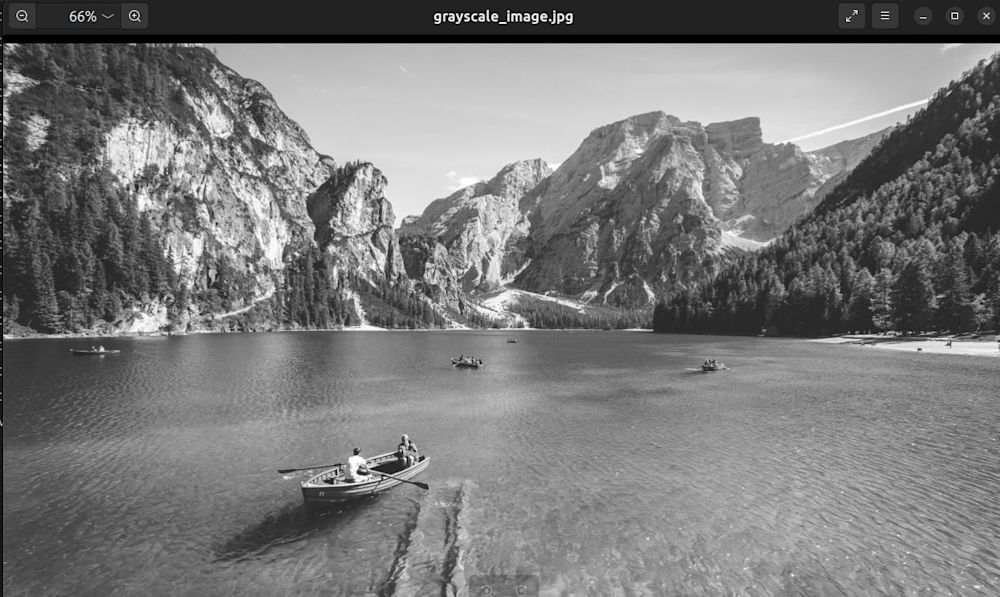
#> input picture gray.jpg, 1000 x 597 px
$ python avg.py
#> lines starting #> are read from the running program, lines starting #| are printed output that depends on the picture
import cv2
import numpy as np
import matplotlib.pyplot as plt
img1 = cv2.imread("gray.jpg", 0)
#> img1: shape (597, 1000); min 0, max 255, mean 121.9

kernel = np.ones((3,3)) * 1/9

k_s = 3

m = img1.shape[0]
#> m = 597

x = img1.shape[1]
#> x = 1000

filtered_image = np.zeros((m,x))

for i in range(0, m-k_s+1):
    for j in range(0, x-k_s+1):
        filtered_image[i][j] = np.sum(kernel * img1[i:i+k_s, j:j+k_s])
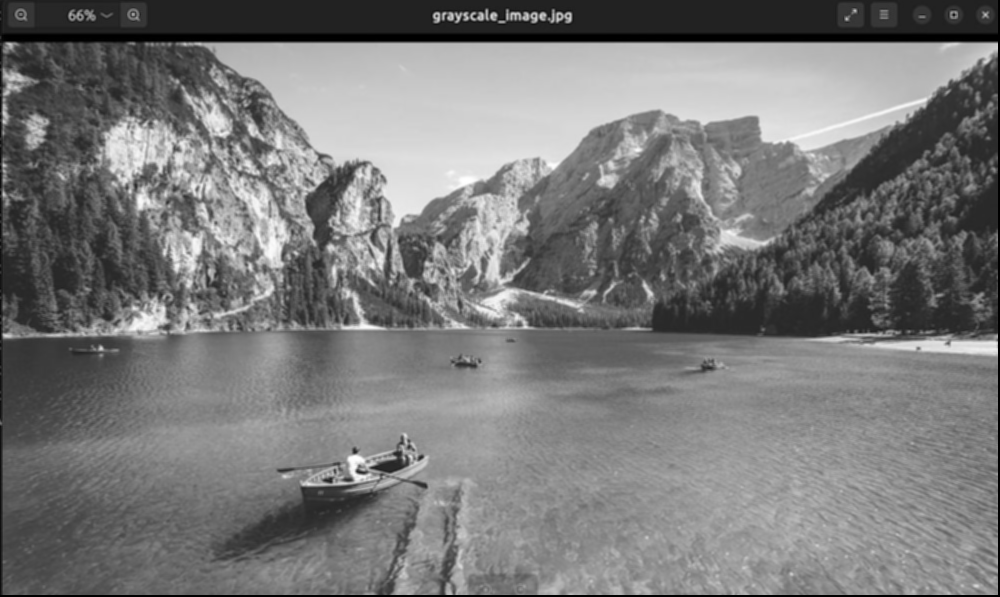
#> filtered_image: shape (597, 1000) float64; min 0, max 255, mean 121.5

plt.imshow(filtered_image, cmap='gray')

plt.show()
